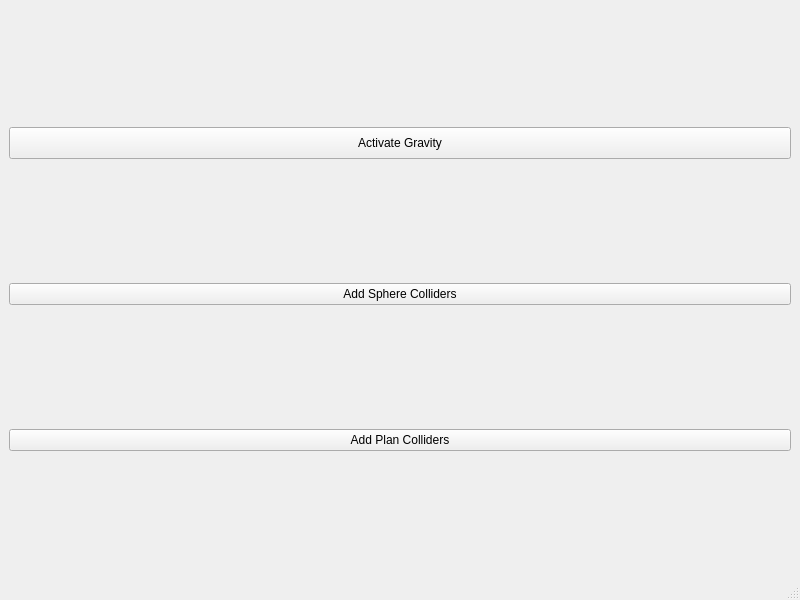
<?xml version="1.0" encoding="UTF-8"?>
<ui version="4.0">
 <class>MainWindow</class>
 <widget class="QMainWindow" name="MainWindow">
  <property name="geometry">
   <rect>
    <x>0</x>
    <y>0</y>
    <width>800</width>
    <height>600</height>
   </rect>
  </property>
  <property name="windowTitle">
   <string>MainWindow</string>
  </property>
  <widget class="QWidget" name="centralwidget">
   <layout class="QVBoxLayout" name="verticalLayout">
    <item>
     <widget class="QPushButton" name="start_button">
      <property name="maximumSize">
       <size>
        <width>16777215</width>
        <height>32</height>
       </size>
      </property>
      <property name="text">
       <string>Activate Gravity</string>
      </property>
     </widget>
    </item>
    <item>
     <widget class="QPushButton" name="sphere_colliders">
      <property name="text">
       <string>Add Sphere Colliders</string>
      </property>
     </widget>
    </item>
    <item>
     <widget class="QPushButton" name="plan_colliders">
      <property name="text">
       <string>Add Plan Colliders</string>
      </property>
     </widget>
    </item>
   </layout>
  </widget>
  <widget class="QMenuBar" name="menubar">
   <property name="geometry">
    <rect>
     <x>0</x>
     <y>0</y>
     <width>800</width>
     <height>23</height>
    </rect>
   </property>
  </widget>
  <widget class="QStatusBar" name="statusbar"/>
 </widget>
 <resources/>
 <connections>
  <connection>
   <sender>start_button</sender>
   <signal>clicked()</signal>
   <receiver>start_button</receiver>
   <slot>toggle()</slot>
   <hints>
    <hint type="sourcelabel">
     <x>292</x>
     <y>408</y>
    </hint>
    <hint type="destinationlabel">
     <x>292</x>
     <y>408</y>
    </hint>
   </hints>
  </connection>
 </connections>
</ui>
